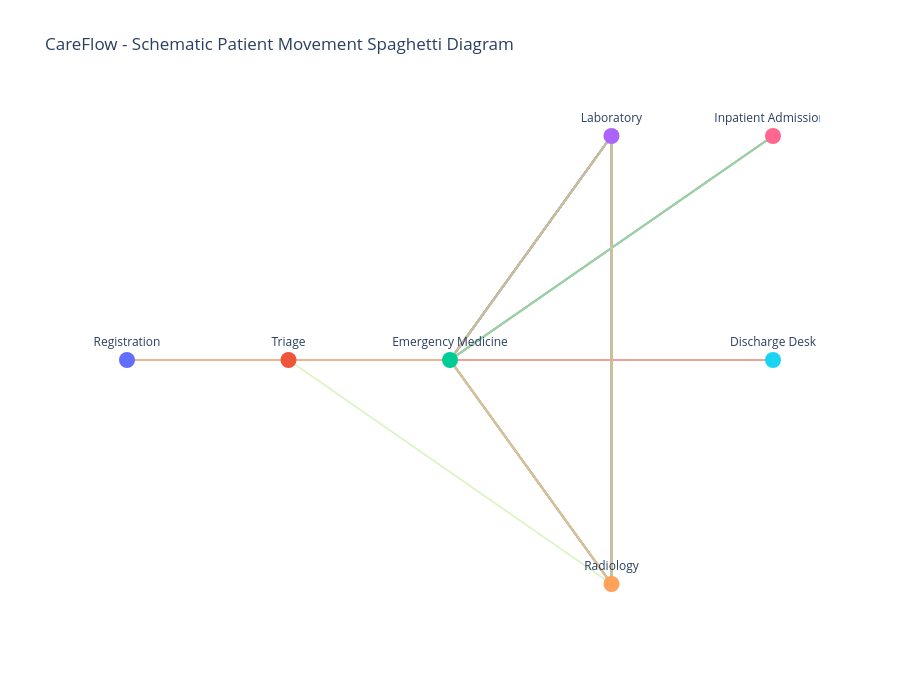

Write notebook code for a chart like this one.
### Code cell
import plotly.graph_objects as go

# Assign schematic positions to departments
department_positions = {
    "Registration": (0, 2),
    "Triage": (1, 2),
    "Emergency Medicine": (2, 2),
    "Laboratory": (3, 3),
    "Radiology": (3, 1),
    "Discharge Desk": (4, 2),
    "Inpatient Admissions": (4, 3)
}

# Select 30 patients
sample_cases = (
    event_log["case:concept:name"]
    .drop_duplicates()
    .head(30)
)

sample_log = event_log[
    event_log["case:concept:name"].isin(sample_cases)
].copy()

sample_log = sample_log.sort_values(
    ["case:concept:name", "time:timestamp"]
)

fig = go.Figure()

# Draw each patient's department movement
for case_id, group in sample_log.groupby("case:concept:name"):

    x_values = []
    y_values = []
    hover_text = []

    for _, row in group.iterrows():

        department = row["department"]

        if department in department_positions:
            x, y = department_positions[department]

            x_values.append(x)
            y_values.append(y)

            hover_text.append(
                f"Patient: {case_id}<br>"
                f"Activity: {row['activity_name']}<br>"
                f"Department: {department}"
            )

    fig.add_trace(
        go.Scatter(
            x=x_values,
            y=y_values,
            mode="lines+markers",
            name=case_id,
            text=hover_text,
            hovertemplate="%{text}<extra></extra>",
            opacity=0.45
        )
    )

# Draw department locations
for department, (x, y) in department_positions.items():

    fig.add_trace(
        go.Scatter(
            x=[x],
            y=[y],
            mode="markers+text",
            text=[department],
            textposition="top center",
            marker=dict(size=16),
            showlegend=False,
            hoverinfo="text",
            hovertext=department
        )
    )

fig.update_layout(
    title="CareFlow - Schematic Patient Movement Spaghetti Diagram",
    xaxis=dict(visible=False),
    yaxis=dict(visible=False),
    height=700,
    showlegend=False,
    template="plotly_white"
)

fig.show()

### Figure 1 — Plotly figure (JSON) as saved in the notebook; plotly's stock layout.template omitted (floating-point values rounded to 4 significant figures)
{"data": [{"hovertemplate": "%{text}<extra></extra>", "mode": "lines+markers", "name": "ED-00001", "opacity": 0.45, "text": ["Patient: ED-00001<br>Activity: Registration<br>Department: Registration", "Patient: ED-00001<br>Activity: Triage<br>Department: Triage", "Patient: ED-00001<br>Activity: Doctor Consultation<br>Department: Emergency Medicine", "Patient: ED-00001<br>Activity: Lab Test<br>Department: Laboratory", "Patient: ED-00001<br>Activity: Lab Result Received<br>Department: Laboratory", "Patient: ED-00001<br>Activity: Doctor Consultation<br>Department: Emergency Medicine", "Patient: ED-00001<br>Activity: Treatment<br>Department: Emergency Medicine", "Patient: ED-00001<br>Activity: Discharge<br>Department: Discharge Desk"], "type": "scatter", "x": [0, 1, 2, 3, 3, 2, 2, 4], "y": [2, 2, 2, 3, 3, 2, 2, 2]}, {"hovertemplate": "%{text}<extra></extra>", "mode": "lines+markers", "name": "ED-00002", "opacity": 0.45, "text": ["Patient: ED-00002<br>Activity: Registration<br>Department: Registration", "Patient: ED-00002<br>Activity: Triage<br>Department: Triage", "Patient: ED-00002<br>Activity: Doctor Consultation<br>Department: Emergency Medicine", "Patient: ED-00002<br>Activity: X-Ray<br>Department: Radiology", "Patient: ED-00002<br>Activity: Treatment<br>Department: Emergency Medicine", "Patient: ED-00002<br>Activity: Discharge<br>Department: Discharge Desk"], "type": "scatter", "x": [0, 1, 2, 3, 2, 4], "y": [2, 2, 2, 1, 2, 2]}, {"hovertemplate": "%{text}<extra></extra>", "mode": "lines+markers", "name": "ED-00003", "opacity": 0.45, "text": ["Patient: ED-00003<br>Activity: Registration<br>Department: Registration", "Patient: ED-00003<br>Activity: Triage<br>Department: Triage", "Patient: ED-00003<br>Activity: Doctor Consultation<br>Department: Emergency Medicine", "Patient: ED-00003<br>Activity: Lab Test<br>Department: Laboratory", "Patient: ED-00003<br>Activity: Lab Result Received<br>Department: Laboratory", "Patient: ED-00003<br>Activity: Treatment<br>Department: Emergency Medicine", "Patient: ED-00003<br>Activity: Discharge<br>Department: Discharge Desk"], "type": "scatter", "x": [0, 1, 2, 3, 3, 2, 4], "y": [2, 2, 2, 3, 3, 2, 2]}, {"hovertemplate": "%{text}<extra></extra>", "mode": "lines+markers", "name": "ED-00004", "opacity": 0.45, "text": ["Patient: ED-00004<br>Activity: Registration<br>Department: Registration", "Patient: ED-00004<br>Activity: Triage<br>Department: Triage", "Patient: ED-00004<br>Activity: Doctor Consultation<br>Department: Emergency Medicine", "Patient: ED-00004<br>Activity: Lab Test<br>Department: Laboratory", "Patient: ED-00004<br>Activity: Lab Result Received<br>Department: Laboratory", "Patient: ED-00004<br>Activity: X-Ray<br>Department: Radiology", "Patient: ED-00004<br>Activity: Doctor Consultation<br>Department: Emergency Medicine", "Patient: ED-00004<br>Activity: Doctor Consultation<br>Department: Emergency Medicine", "Patient: ED-00004<br>Activity: Treatment<br>Department: Emergency Medicine", "Patient: ED-00004<br>Activity: Admission<br>Department: Inpatient Admissions"], "type": "scatter", "x": [0, 1, 2, 3, 3, 3, 2, 2, 2, 4], "y": [2, 2, 2, 3, 3, 1, 2, 2, 2, 3]}, {"hovertemplate": "%{text}<extra></extra>", "mode": "lines+markers", "name": "ED-00005", "opacity": 0.45, "text": ["Patient: ED-00005<br>Activity: Registration<br>Department: Registration", "Patient: ED-00005<br>Activity: Triage<br>Department: Triage", "Patient: ED-00005<br>Activity: Doctor Consultation<br>Department: Emergency Medicine", "Patient: ED-00005<br>Activity: Lab Test<br>Department: Laboratory", "Patient: ED-00005<br>Activity: Lab Result Received<br>Department: Laboratory", "Patient: ED-00005<br>Activity: X-Ray<br>Department: Radiology", "Patient: ED-00005<br>Activity: Doctor Consultation<br>Department: Emergency Medicine", "Patient: ED-00005<br>Activity: X-Ray<br>Department: Radiology", "Patient: ED-00005<br>Activity: Treatment<br>Department: Emergency Medicine", "Patient: ED-00005<br>Activity: Admission<br>Department: Inpatient Admissions"], "type": "scatter", "x": [0, 1, 2, 3, 3, 3, 2, 3, 2, 4], "y": [2, 2, 2, 3, 3, 1, 2, 1, 2, 3]}, {"hovertemplate": "%{text}<extra></extra>", "mode": "lines+markers", "name": "ED-00006", "opacity": 0.45, "text": ["Patient: ED-00006<br>Activity: Registration<br>Department: Registration", "Patient: ED-00006<br>Activity: Triage<br>Department: Triage", "Patient: ED-00006<br>Activity: Doctor Consultation<br>Department: Emergency Medicine", "Patient: ED-00006<br>Activity: Treatment<br>Department: Emergency Medicine", "Patient: ED-00006<br>Activity: Discharge<br>Department: Discharge Desk"], "type": "scatter", "x": [0, 1, 2, 2, 4], "y": [2, 2, 2, 2, 2]}, {"hovertemplate": "%{text}<extra></extra>", "mode": "lines+markers", "name": "ED-00007", "opacity": 0.45, "text": ["Patient: ED-00007<br>Activity: Registration<br>Department: Registration", "Patient: ED-00007<br>Activity: Triage<br>Department: Triage", "Patient: ED-00007<br>Activity: Doctor Consultation<br>Department: Emergency Medicine", "Patient: ED-00007<br>Activity: X-Ray<br>Department: Radiology", "Patient: ED-00007<br>Activity: Doctor Consultation<br>Department: Emergency Medicine", "Patient: ED-00007<br>Activity: Treatment<br>Department: Emergency Medicine", "Patient: ED-00007<br>Activity: Discharge<br>Department: Discharge Desk"], "type": "scatter", "x": [0, 1, 2, 3, 2, 2, 4], "y": [2, 2, 2, 1, 2, 2, 2]}, {"hovertemplate": "%{text}<extra></extra>", "mode": "lines+markers", "name": "ED-00008", "opacity": 0.45, "text": ["Patient: ED-00008<br>Activity: Registration<br>Department: Registration", "Patient: ED-00008<br>Activity: Triage<br>Department: Triage", "Patient: ED-00008<br>Activity: Doctor Consultation<br>Department: Emergency Medicine", "Patient: ED-00008<br>Activity: Lab Test<br>Department: Laboratory", "Patient: ED-00008<br>Activity: Lab Result Received<br>Department: Laboratory", "Patient: ED-00008<br>Activity: Treatment<br>Department: Emergency Medicine", "Patient: ED-00008<br>Activity: Discharge<br>Department: Discharge Desk"], "type": "scatter", "x": [0, 1, 2, 3, 3, 2, 4], "y": [2, 2, 2, 3, 3, 2, 2]}, {"hovertemplate": "%{text}<extra></extra>", "mode": "lines+markers", "name": "ED-00009", "opacity": 0.45, "text": ["Patient: ED-00009<br>Activity: Registration<br>Department: Registration", "Patient: ED-00009<br>Activity: Triage<br>Department: Triage", "Patient: ED-00009<br>Activity: Doctor Consultation<br>Department: Emergency Medicine", "Patient: ED-00009<br>Activity: Lab Test<br>Department: Laboratory", "Patient: ED-00009<br>Activity: Lab Result Received<br>Department: Laboratory", "Patient: ED-00009<br>Activity: Treatment<br>Department: Emergency Medicine", "Patient: ED-00009<br>Activity: Admission<br>Department: Inpatient Admissions"], "type": "scatter", "x": [0, 1, 2, 3, 3, 2, 4], "y": [2, 2, 2, 3, 3, 2, 3]}, {"hovertemplate": "%{text}<extra></extra>", "mode": "lines+markers", "name": "ED-00010", "opacity": 0.45, "text": ["Patient: ED-00010<br>Activity: Registration<br>Department: Registration", "Patient: ED-00010<br>Activity: Triage<br>Department: Triage", "Patient: ED-00010<br>Activity: Doctor Consultation<br>Department: Emergency Medicine", "Patient: ED-00010<br>Activity: Lab Test<br>Department: Laboratory", "Patient: ED-00010<br>Activity: Lab Result Received<br>Department: Laboratory", "Patient: ED-00010<br>Activity: Treatment<br>Department: Emergency Medicine", "Patient: ED-00010<br>Activity: Discharge<br>Department: Discharge Desk"], "type": "scatter", "x": [0, 1, 2, 3, 3, 2, 4], "y": [2, 2, 2, 3, 3, 2, 2]}, {"hovertemplate": "%{text}<extra></extra>", "mode": "lines+markers", "name": "ED-00011", "opacity": 0.45, "text": ["Patient: ED-00011<br>Activity: Registration<br>Department: Registration", "Patient: ED-00011<br>Activity: Triage<br>Department: Triage", "Patient: ED-00011<br>Activity: Doctor Consultation<br>Department: Emergency Medicine", "Patient: ED-00011<br>Activity: Lab Test<br>Department: Laboratory", "Patient: ED-00011<br>Activity: Lab Result Received<br>Department: Laboratory", "Patient: ED-00011<br>Activity: Treatment<br>Department: Emergency Medicine", "Patient: ED-00011<br>Activity: Discharge<br>Department: Discharge Desk"], "type": "scatter", "x": [0, 1, 2, 3, 3, 2, 4], "y": [2, 2, 2, 3, 3, 2, 2]}, {"hovertemplate": "%{text}<extra></extra>", "mode": "lines+markers", "name": "ED-00012", "opacity": 0.45, "text": ["Patient: ED-00012<br>Activity: Registration<br>Department: Registration", "Patient: ED-00012<br>Activity: Triage<br>Department: Triage", "Patient: ED-00012<br>Activity: Doctor Consultation<br>Department: Emergency Medicine", "Patient: ED-00012<br>Activity: Lab Test<br>Department: Laboratory", "Patient: ED-00012<br>Activity: Lab Result Received<br>Department: Laboratory", "Patient: ED-00012<br>Activity: Treatment<br>Department: Emergency Medicine", "Patient: ED-00012<br>Activity: Discharge<br>Department: Discharge Desk"], "type": "scatter", "x": [0, 1, 2, 3, 3, 2, 4], "y": [2, 2, 2, 3, 3, 2, 2]}, {"hovertemplate": "%{text}<extra></extra>", "mode": "lines+markers", "name": "ED-00013", "opacity": 0.45, "text": ["Patient: ED-00013<br>Activity: Registration<br>Department: Registration", "Patient: ED-00013<br>Activity: Triage<br>Department: Triage", "Patient: ED-00013<br>Activity: Doctor Consultation<br>Department: Emergency Medicine", "Patient: ED-00013<br>Activity: Lab Test<br>Department: Laboratory", "Patient: ED-00013<br>Activity: Lab Result Received<br>Department: Laboratory", "Patient: ED-00013<br>Activity: X-Ray<br>Department: Radiology", "Patient: ED-00013<br>Activity: Doctor Consultation<br>Department: Emergency Medicine", "Patient: ED-00013<br>Activity: Lab Test<br>Department: Laboratory", "Patient: ED-00013<br>Activity: Lab Result Received<br>Department: Laboratory", "Patient: ED-00013<br>Activity: Treatment<br>Department: Emergency Medicine", "Patient: ED-00013<br>Activity: Discharge<br>Department: Discharge Desk"], "type": "scatter", "x": [0, 1, 2, 3, 3, 3, 2, 3, 3, 2, 4], "y": [2, 2, 2, 3, 3, 1, 2, 3, 3, 2, 2]}, {"hovertemplate": "%{text}<extra></extra>", "mode": "lines+markers", "name": "ED-00014", "opacity": 0.45, "text": ["Patient: ED-00014<br>Activity: Registration<br>Department: Registration", "Patient: ED-00014<br>Activity: Triage<br>Department: Triage", "Patient: ED-00014<br>Activity: Doctor Consultation<br>Department: Emergency Medicine", "Patient: ED-00014<br>Activity: Treatment<br>Department: Emergency Medicine", "Patient: ED-00014<br>Activity: Discharge<br>Department: Discharge Desk"], "type": "scatter", "x": [0, 1, 2, 2, 4], "y": [2, 2, 2, 2, 2]}, {"hovertemplate": "%{text}<extra></extra>", "mode": "lines+markers", "name": "ED-00015", "opacity": 0.45, "text": ["Patient: ED-00015<br>Activity: Registration<br>Department: Registration", "Patient: ED-00015<br>Activity: Triage<br>Department: Triage", "Patient: ED-00015<br>Activity: Doctor Consultation<br>Department: Emergency Medicine", "Patient: ED-00015<br>Activity: Doctor Consultation<br>Department: Emergency Medicine", "Patient: ED-00015<br>Activity: Doctor Consultation<br>Department: Emergency Medicine", "Patient: ED-00015<br>Activity: Treatment<br>Department: Emergency Medicine", "Patient: ED-00015<br>Activity: Discharge<br>Department: Discharge Desk"], "type": "scatter", "x": [0, 1, 2, 2, 2, 2, 4], "y": [2, 2, 2, 2, 2, 2, 2]}, {"hovertemplate": "%{text}<extra></extra>", "mode": "lines+markers", "name": "ED-00016", "opacity": 0.45, "text": ["Patient: ED-00016<br>Activity: Registration<br>Department: Registration", "Patient: ED-00016<br>Activity: Triage<br>Department: Triage", "Patient: ED-00016<br>Activity: Doctor Consultation<br>Department: Emergency Medicine", "Patient: ED-00016<br>Activity: Lab Test<br>Department: Laboratory", "Patient: ED-00016<br>Activity: Lab Result Received<br>Department: Laboratory", "Patient: ED-00016<br>Activity: X-Ray<br>Department: Radiology", "Patient: ED-00016<br>Activity: Treatment<br>Department: Emergency Medicine", "Patient: ED-00016<br>Activity: Admission<br>Department: Inpatient Admissions"], "type": "scatter", "x": [0, 1, 2, 3, 3, 3, 2, 4], "y": [2, 2, 2, 3, 3, 1, 2, 3]}, {"hovertemplate": "%{text}<extra></extra>", "mode": "lines+markers", "name": "ED-00017", "opacity": 0.45, "text": ["Patient: ED-00017<br>Activity: Registration<br>Department: Registration", "Patient: ED-00017<br>Activity: Triage<br>Department: Triage", "Patient: ED-00017<br>Activity: Doctor Consultation<br>Department: Emergency Medicine", "Patient: ED-00017<br>Activity: Treatment<br>Department: Emergency Medicine", "Patient: ED-00017<br>Activity: Discharge<br>Department: Discharge Desk"], "type": "scatter", "x": [0, 1, 2, 2, 4], "y": [2, 2, 2, 2, 2]}, {"hovertemplate": "%{text}<extra></extra>", "mode": "lines+markers", "name": "ED-00018", "opacity": 0.45, "text": ["Patient: ED-00018<br>Activity: Registration<br>Department: Registration", "Patient: ED-00018<br>Activity: Triage<br>Department: Triage", "Patient: ED-00018<br>Activity: Doctor Consultation<br>Department: Emergency Medicine", "Patient: ED-00018<br>Activity: Lab Test<br>Department: Laboratory", "Patient: ED-00018<br>Activity: Lab Result Received<br>Department: Laboratory", "Patient: ED-00018<br>Activity: Treatment<br>Department: Emergency Medicine", "Patient: ED-00018<br>Activity: Admission<br>Department: Inpatient Admissions"], "type": "scatter", "x": [0, 1, 2, 3, 3, 2, 4], "y": [2, 2, 2, 3, 3, 2, 3]}, {"hovertemplate": "%{text}<extra></extra>", "mode": "lines+markers", "name": "ED-00019", "opacity": 0.45, "text": ["Patient: ED-00019<br>Activity: Registration<br>Department: Registration", "Patient: ED-00019<br>Activity: Triage<br>Department: Triage", "Patient: ED-00019<br>Activity: Doctor Consultation<br>Department: Emergency Medicine", "Patient: ED-00019<br>Activity: Lab Test<br>Department: Laboratory", "Patient: ED-00019<br>Activity: Lab Result Received<br>Department: Laboratory", "Patient: ED-00019<br>Activity: Doctor Consultation<br>Department: Emergency Medicine", "Patient: ED-00019<br>Activity: Treatment<br>Department: Emergency Medicine", "Patient: ED-00019<br>Activity: Discharge<br>Department: Discharge Desk"], "type": "scatter", "x": [0, 1, 2, 3, 3, 2, 2, 4], "y": [2, 2, 2, 3, 3, 2, 2, 2]}, {"hovertemplate": "%{text}<extra></extra>", "mode": "lines+markers", "name": "ED-00020", "opacity": 0.45, "text": ["Patient: ED-00020<br>Activity: Registration<br>Department: Registration", "Patient: ED-00020<br>Activity: Triage<br>Department: Triage", "Patient: ED-00020<br>Activity: Doctor Consultation<br>Department: Emergency Medicine", "Patient: ED-00020<br>Activity: Lab Test<br>Department: Laboratory", "Patient: ED-00020<br>Activity: Lab Result Received<br>Department: Laboratory", "Patient: ED-00020<br>Activity: X-Ray<br>Department: Radiology", "Patient: ED-00020<br>Activity: Treatment<br>Department: Emergency Medicine", "Patient: ED-00020<br>Activity: Discharge<br>Department: Discharge Desk"], "type": "scatter", "x": [0, 1, 2, 3, 3, 3, 2, 4], "y": [2, 2, 2, 3, 3, 1, 2, 2]}, {"hovertemplate": "%{text}<extra></extra>", "mode": "lines+markers", "name": "ED-00021", "opacity": 0.45, "text": ["Patient: ED-00021<br>Activity: Registration<br>Department: Registration", "Patient: ED-00021<br>Activity: Triage<br>Department: Triage", "Patient: ED-00021<br>Activity: Doctor Consultation<br>Department: Emergency Medicine", "Patient: ED-00021<br>Activity: Treatment<br>Department: Emergency Medicine", "Patient: ED-00021<br>Activity: Discharge<br>Department: Discharge Desk"], "type": "scatter", "x": [0, 1, 2, 2, 4], "y": [2, 2, 2, 2, 2]}, {"hovertemplate": "%{text}<extra></extra>", "mode": "lines+markers", "name": "ED-00022", "opacity": 0.45, "text": ["Patient: ED-00022<br>Activity: Registration<br>Department: Registration", "Patient: ED-00022<br>Activity: Triage<br>Department: Triage", "Patient: ED-00022<br>Activity: Doctor Consultation<br>Department: Emergency Medicine", "Patient: ED-00022<br>Activity: Treatment<br>Department: Emergency Medicine", "Patient: ED-00022<br>Activity: Discharge<br>Department: Discharge Desk"], "type": "scatter", "x": [0, 1, 2, 2, 4], "y": [2, 2, 2, 2, 2]}, {"hovertemplate": "%{text}<extra></extra>", "mode": "lines+markers", "name": "ED-00023", "opacity": 0.45, "text": ["Patient: ED-00023<br>Activity: Registration<br>Department: Registration", "Patient: ED-00023<br>Activity: Triage<br>Department: Triage", "Patient: ED-00023<br>Activity: Doctor Consultation<br>Department: Emergency Medicine", "Patient: ED-00023<br>Activity: Lab Test<br>Department: Laboratory", "Patient: ED-00023<br>Activity: Lab Result Received<br>Department: Laboratory", "Patient: ED-00023<br>Activity: Doctor Consultation<br>Department: Emergency Medicine", "Patient: ED-00023<br>Activity: Lab Test<br>Department: Laboratory", "Patient: ED-00023<br>Activity: Lab Result Received<br>Department: Laboratory", "Patient: ED-00023<br>Activity: Treatment<br>Department: Emergency Medicine", "Patient: ED-00023<br>Activity: Discharge<br>Department: Discharge Desk"], "type": "scatter", "x": [0, 1, 2, 3, 3, 2, 3, 3, 2, 4], "y": [2, 2, 2, 3, 3, 2, 3, 3, 2, 2]}, {"hovertemplate": "%{text}<extra></extra>", "mode": "lines+markers", "name": "ED-00024", "opacity": 0.45, "text": ["Patient: ED-00024<br>Activity: Registration<br>Department: Registration", "Patient: ED-00024<br>Activity: Triage<br>Department: Triage", "Patient: ED-00024<br>Activity: Doctor Consultation<br>Department: Emergency Medicine", "Patient: ED-00024<br>Activity: Treatment<br>Department: Emergency Medicine", "Patient: ED-00024<br>Activity: Discharge<br>Department: Discharge Desk"], "type": "scatter", "x": [0, 1, 2, 2, 4], "y": [2, 2, 2, 2, 2]}, {"hovertemplate": "%{text}<extra></extra>", "mode": "lines+markers", "name": "ED-00025", "opacity": 0.45, "text": ["Patient: ED-00025<br>Activity: Registration<br>Department: Registration", "Patient: ED-00025<br>Activity: Triage<br>Department: Triage", "Patient: ED-00025<br>Activity: Doctor Consultation<br>Department: Emergency Medicine", "Patient: ED-00025<br>Activity: Lab Test<br>Department: Laboratory", "Patient: ED-00025<br>Activity: Lab Result Received<br>Department: Laboratory", "Patient: ED-00025<br>Activity: X-Ray<br>Department: Radiology", "Patient: ED-00025<br>Activity: Treatment<br>Department: Emergency Medicine", "Patient: ED-00025<br>Activity: Admission<br>Department: Inpatient Admissions"], "type": "scatter", "x": [0, 1, 2, 3, 3, 3, 2, 4], "y": [2, 2, 2, 3, 3, 1, 2, 3]}, {"hovertemplate": "%{text}<extra></extra>", "mode": "lines+markers", "name": "ED-00026", "opacity": 0.45, "text": ["Patient: ED-00026<br>Activity: Registration<br>Department: Registration", "Patient: ED-00026<br>Activity: Triage<br>Department: Triage", "Patient: ED-00026<br>Activity: Doctor Consultation<br>Department: Emergency Medicine", "Patient: ED-00026<br>Activity: Lab Test<br>Department: Laboratory", "Patient: ED-00026<br>Activity: Lab Result Received<br>Department: Laboratory", "Patient: ED-00026<br>Activity: X-Ray<br>Department: Radiology", "Patient: ED-00026<br>Activity: Doctor Consultation<br>Department: Emergency Medicine", "Patient: ED-00026<br>Activity: Lab Test<br>Department: Laboratory", "Patient: ED-00026<br>Activity: Lab Result Received<br>Department: Laboratory", "Patient: ED-00026<br>Activity: Treatment<br>Department: Emergency Medicine", "Patient: ED-00026<br>Activity: Admission<br>Department: Inpatient Admissions"], "type": "scatter", "x": [0, 1, 2, 3, 3, 3, 2, 3, 3, 2, 4], "y": [2, 2, 2, 3, 3, 1, 2, 3, 3, 2, 3]}, {"hovertemplate": "%{text}<extra></extra>", "mode": "lines+markers", "name": "ED-00027", "opacity": 0.45, "text": ["Patient: ED-00027<br>Activity: Registration<br>Department: Registration", "Patient: ED-00027<br>Activity: Triage<br>Department: Triage", "Patient: ED-00027<br>Activity: Doctor Consultation<br>Department: Emergency Medicine", "Patient: ED-00027<br>Activity: Treatment<br>Department: Emergency Medicine", "Patient: ED-00027<br>Activity: Discharge<br>Department: Discharge Desk"], "type": "scatter", "x": [0, 1, 2, 2, 4], "y": [2, 2, 2, 2, 2]}, {"hovertemplate": "%{text}<extra></extra>", "mode": "lines+markers", "name": "ED-00028", "opacity": 0.45, "text": ["Patient: ED-00028<br>Activity: Registration<br>Department: Registration", "Patient: ED-00028<br>Activity: Triage<br>Department: Triage", "Patient: ED-00028<br>Activity: Doctor Consultation<br>Department: Emergency Medicine", "Patient: ED-00028<br>Activity: X-Ray<br>Department: Radiology", "Patient: ED-00028<br>Activity: Triage<br>Department: Triage", "Patient: ED-00028<br>Activity: Doctor Consultation<br>Department: Emergency Medicine", "Patient: ED-00028<br>Activity: Treatment<br>Department: Emergency Medicine", "Patient: ED-00028<br>Activity: Admission<br>Department: Inpatient Admissions"], "type": "scatter", "x": [0, 1, 2, 3, 1, 2, 2, 4], "y": [2, 2, 2, 1, 2, 2, 2, 3]}, {"hovertemplate": "%{text}<extra></extra>", "mode": "lines+markers", "name": "ED-00029", "opacity": 0.45, "text": ["Patient: ED-00029<br>Activity: Registration<br>Department: Registration", "Patient: ED-00029<br>Activity: Triage<br>Department: Triage", "Patient: ED-00029<br>Activity: Doctor Consultation<br>Department: Emergency Medicine", "Patient: ED-00029<br>Activity: Lab Test<br>Department: Laboratory", "Patient: ED-00029<br>Activity: Lab Result Received<br>Department: Laboratory", "Patient: ED-00029<br>Activity: X-Ray<br>Department: Radiology", "Patient: ED-00029<br>Activity: Doctor Consultation<br>Department: Emergency Medicine", "Patient: ED-00029<br>Activity: Lab Test<br>Department: Laboratory", "Patient: ED-00029<br>Activity: Lab Result Received<br>Department: Laboratory", "Patient: ED-00029<br>Activity: Doctor Consultation<br>Department: Emergency Medicine", "Patient: ED-00029<br>Activity: Treatment<br>Department: Emergency Medicine", "Patient: ED-00029<br>Activity: Discharge<br>Department: Discharge Desk"], "type": "scatter", "x": [0, 1, 2, 3, 3, 3, 2, 3, 3, 2, 2, 4], "y": [2, 2, 2, 3, 3, 1, 2, 3, 3, 2, 2, 2]}, {"hovertemplate": "%{text}<extra></extra>", "mode": "lines+markers", "name": "ED-00030", "opacity": 0.45, "text": ["Patient: ED-00030<br>Activity: Registration<br>Department: Registration", "Patient: ED-00030<br>Activity: Triage<br>Department: Triage", "Patient: ED-00030<br>Activity: Doctor Consultation<br>Department: Emergency Medicine", "Patient: ED-00030<br>Activity: Lab Test<br>Department: Laboratory", "Patient: ED-00030<br>Activity: Lab Result Received<br>Department: Laboratory", "Patient: ED-00030<br>Activity: X-Ray<br>Department: Radiology", "Patient: ED-00030<br>Activity: Treatment<br>Department: Emergency Medicine", "Patient: ED-00030<br>Activity: Discharge<br>Department: Discharge Desk"], "type": "scatter", "x": [0, 1, 2, 3, 3, 3, 2, 4], "y": [2, 2, 2, 3, 3, 1, 2, 2]}, {"hoverinfo": "text", "hovertext": "Registration", "marker": {"size": 16}, "mode": "markers+text", "showlegend": false, "text": ["Registration"], "textposition": "top center", "type": "scatter", "x": [0], "y": [2]}, {"hoverinfo": "text", "hovertext": "Triage", "marker": {"size": 16}, "mode": "markers+text", "showlegend": false, "text": ["Triage"], "textposition": "top center", "type": "scatter", "x": [1], "y": [2]}, {"hoverinfo": "text", "hovertext": "Emergency Medicine", "marker": {"size": 16}, "mode": "markers+text", "showlegend": false, "text": ["Emergency Medicine"], "textposition": "top center", "type": "scatter", "x": [2], "y": [2]}, {"hoverinfo": "text", "hovertext": "Laboratory", "marker": {"size": 16}, "mode": "markers+text", "showlegend": false, "text": ["Laboratory"], "textposition": "top center", "type": "scatter", "x": [3], "y": [3]}, {"hoverinfo": "text", "hovertext": "Radiology", "marker": {"size": 16}, "mode": "markers+text", "showlegend": false, "text": ["Radiology"], "textposition": "top center", "type": "scatter", "x": [3], "y": [1]}, {"hoverinfo": "text", "hovertext": "Discharge Desk", "marker": {"size": 16}, "mode": "markers+text", "showlegend": false, "text": ["Discharge Desk"], "textposition": "top center", "type": "scatter", "x": [4], "y": [2]}, {"hoverinfo": "text", "hovertext": "Inpatient Admissions", "marker": {"size": 16}, "mode": "markers+text", "showlegend": false, "text": ["Inpatient Admissions"], "textposition": "top center", "type": "scatter", "x": [4], "y": [3]}], "layout": {"height": 700, "showlegend": false, "title": {"text": "CareFlow - Schematic Patient Movement Spaghetti Diagram"}, "xaxis": {"visible": false}, "yaxis": {"visible": false}}}
